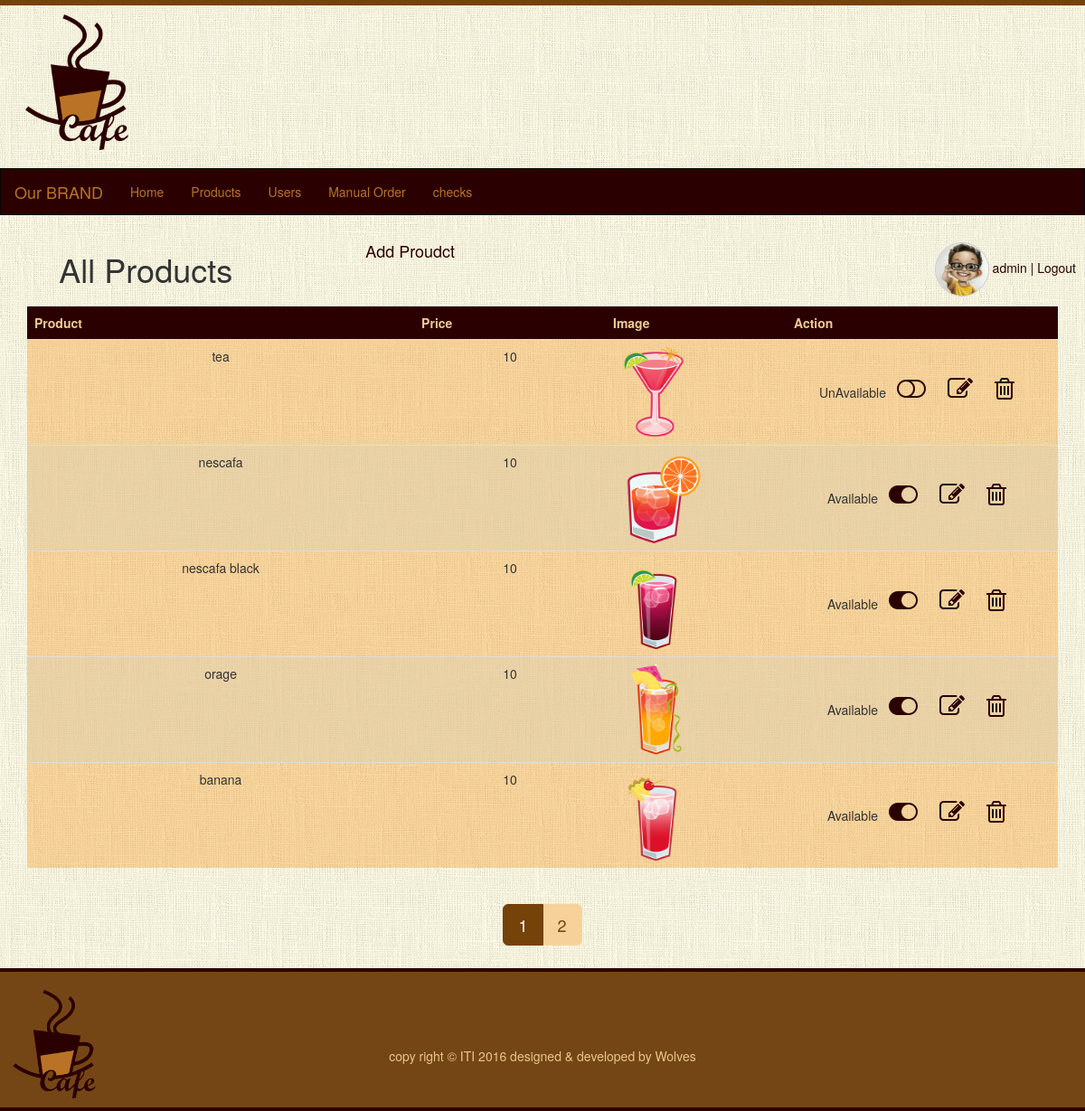
/all-products.php (signed in), run on the app's committed database.
### tables this page shows
CREATE TABLE IF NOT EXISTS `users` (
  `user_id` int(12) NOT NULL,
  `name` varchar(200) DEFAULT NULL,
  `email` varchar(200) DEFAULT NULL,
  `password` varchar(100) DEFAULT NULL,
  `room_no` int(12) DEFAULT NULL,
  `image` varchar(200) DEFAULT NULL,
  `user_type` varchar(200) NOT NULL,
  `ext` varchar(200) NOT NULL,
  `status` varchar(50) NOT NULL DEFAULT 'active'
);

CREATE TABLE IF NOT EXISTS `products` (
  `product_id` int(12) NOT NULL,
  `product_name` varchar(200) DEFAULT NULL,
  `product_price` float DEFAULT NULL,
  `category_id` int(12) DEFAULT NULL,
  `status` enum('available','unavailable') DEFAULT NULL,
  `display` enum('yes','no') DEFAULT NULL,
  `image` varchar(200) DEFAULT NULL
);

### include/classes_header.php (called while the page is built, shortened)
<?php
   include __DIR__."/dblib.php";
   include __DIR__."/shared_classes.php";
   $admin = new admin();
   $shared = new sharedmethods();
?>

### include/shared_classes.php (called while the page is built, shortened)
<?php
class sharedmethods{
	 function getUserData($id){
	    $data=array();
		$res=$GLOBALS['db']->select("users",$data,"user_id='{$id}'");
        if(empty($res)){
	           	return 0;
	        }else{
	            return $res;
	        }
	 }
}
?>

### include/dblib.php (called while the page is built, shortened)
<?php
require_once(__DIR__.'/dbconn.php');
class dbmethods {
    private $link = null;
    public function __construct() {
        $this->db = Database::getInstance();
        $this->link = $this->db->getConnection();
    }
    public function select($table, $outFields = array(), $condition = "") {
        $outFieldsSql = "";
        $data = array();
        if (empty($outFields)) {
            $outFieldsSql = "*";
        } else {
            $outFieldsSql = implode($outFields, " , ");
        }
        $sql = "SELECT " . $outFieldsSql . " FROM " . $table . " WHERE " . $condition;
        $result = mysqli_query($this->link, $sql);
        if ($result) {
            while ($row = mysqli_fetch_array($result)) {
                $data[] = $row;
            }
        }
        return $data;
    }
}
?>

### include/dbconn.php (called while the page is built, shortened)
<?php
class Database {
	private $_connection;
	private static $_instance;
	private $_host = "localhost";
	private $_username = "adminb745Saf";
	private $_password = "WCRaGCet71TQ";
	private $_database = "cafeteria";
	public static function getInstance() {
		if(!self::$_instance) {
			self::$_instance = new self();
		}
		return self::$_instance;
	}
	private function __construct() {
		$this->_connection = new mysqli($this->_host, $this->_username,
			$this->_password, $this->_database);
	}
	public function getConnection() {
		return $this->_connection;
	}
}
?>

### include/proudct_class.php (called while the page is built, shortened)
<?php
class ProudctDB{
	function select_products(){
      $query=$GLOBALS['db']->select("products","","display='yes' LIMIT  {$GLOBALS['start_from']}, {$GLOBALS['num_rec_per_page']} ");
      return $query;
	}
	function select_products_All(){
      $query=$GLOBALS['db']->select("products","","display='yes' ");
      return $query;
	}
}
?>

### all-products.php (the view, shortened to what this page needs)
<?php
 require_once __DIR__."/include/header.php" ;
  $result=$admin->select_products();
  $res_all=$admin->select_products_All();
  $total_records = count($res_all);
  $total_pages = ceil($total_records / $GLOBALS['num_rec_per_page']);
?>
<div class="container">
<div class="row">
	<div class="col-sm-3">
		<h1>All Products</h1>
	</div>
	<div class="col-sm-3">
   <h4><a href="add-product.php">Add Proudct</a></h4>
  </div>
</div>
<div class="table-responsive">
			<table class="table table-striped ">
			<tr>
                <th>Product</th>
				<th>Price</th>
				<th style="width:200px" width="200">Image</th>
				<th style="width:300px" width="300">Action</th>
			</tr>
			<?php
			          if($result){
		foreach($result as $row) {
				$product_id=$row['product_id'];
				$product_name=$row['product_name'];
				$product_price=$row['product_price'];
				$status=$row['status'];
				$image=$row['image'];
				echo "<tr id='row$product_id'>";
				echo "<td>$product_name</td>";
				echo "<td>$product_price</td>";
				echo "<td><img class='img-rounded img-responsive thumb'  src='uploads/$image' ></td>";
				echo '<td>';
				if($status == "unavailable"){
				echo '<span id="statusspan'.$product_id.'" >UnAvailable</span><a href="javascript:void(0);" class="text-danger" onclick="changeProudctStatusAvail('.$product_id.')" id="status'.$product_id.'"><i class="fa fa-toggle-off fa-3x"></i></a>';}
				else{
				echo '<span id="statusspan'.$product_id.'" >Available</span><a href="javascript:void(0);" class="text-success" onclick="changeProudctStatusUnAvail('.$product_id.')" id="status'.$product_id.'"><i class="fa fa-toggle-on fa-3x"></i></a>';
				}
				echo '<a href="javascript:void(0);" class="text-primary" onclick="editProudct('.$product_id.')" id="edit'.$product_id.'"><i class="fa fa-pencil-square-o fa-3x"></i></a>';
				echo '<a href="javascript:void(0);" class="text-danger" onclick="deleteProudct('.$product_id.')" id="delete'.$product_id.'"><i class="fa fa-trash-o fa-3x"></i></a>';
				echo '</td>';
				echo "</tr>";
			}
			}
			?>
		</table>
		</div></div>
			<ul class="pagination  pagination-lg col-sm-offset-6">
			<?php
      for ($i=1; $i<=$total_pages; $i++) {
            echo " <li ";
            if($i==$GLOBALS['page']){echo " class='active'" ; }
            echo "><a href='all-products.php?page=$i' >$i</a></li>";
      }
?>
			</ul>
<?php include "include/footer.php" ;?>

### include/header.php (shortened to what this page needs)
<?php
   include "include/classes_header.php";
?>
<!DOCTYPE html>
<html lang="en">
<head>
    <link rel="stylesheet" href="Assets/css/bootstrap.css">
    <link rel="stylesheet" href="Assets/css/style.css" />
    <link rel="stylesheet" href="Assets/font-awesome-4.5.0/css/font-awesome.css">
    <link rel="stylesheet" href="//code.jquery.com/ui/1.11.4/themes/smoothness/jquery-ui.css">
</head>
<body>
<div class="container-fluid text-center">
<img src="Assets/img/logo.png" class="logo pull-left">
<p class="clearfix"></p>
<?php
 $user=$shared->getUserData($_SESSION['user_id']);
 ?>
<nav class="navbar navbar-inverse" >
		<div class="navbar-header"><a class="navbar-brand" href="#">Our BRAND</a></div>
		<div class="navbar-collapse collapse">
		  <?php if($_SESSION['usertype']=='admin'){ ?>
			<ul class="nav navbar-nav">
				<li><a href="index.php">Home</a></li>
				<li><a href="all-products.php">Products</a></li>
				<li><a href="all-users.php">Users</a></li>
				<li><a href="order-admin.php">Manual Order</a></li>
				<li><a href="checks.php">checks</a></li>
    		</ul>
    	  <?php } ?>
		</div>
</nav>
<div class="user_data pull-right">
	<img src="uploads/<?php echo $user[0]['image'] ;?>" alt=''/>
	<a href=""><?php echo $user[0]['name'] ;?></a>
	<a href="logout.php"> | Logout</a>
</div>

### include/footer.php (shortened to what this page needs)
<div class='col-lg-12 footer'>
</div>
</div>
<div class='container-fluid foot'>
        <div class="copy">copy right &copy; ITI 2016 designed & developed by Wolves</div>
        <img src="Assets/img/logo.png" class="footerimg  pull-left" >
    </div>
</body>
</html>

### Assets/css/style.css (style rules this page uses)
body { background: url(../img/bg.jpg) ; border-top: solid 6px #75420A; }
body .navbar { border-radius: 0px; }
.user_data { margin: 10px; }
.user_data img { width: 60px; height: 60px; border-radius: 5px; border:solid 1px #ccc; border-radius: 100%; }
body .thumb { width:100px;height:100px;border-radius:5px; }
.logo { width: 150px; margin: 10px; }
.container-fluid { padding-right: 0px; padding-left: 0px; }
.navbar-inverse { background-color: #2B0000; }
.navbar-inverse .navbar-nav > li > a { color: #BA7326; }
.navbar-inverse .navbar-brand { color: #BA7326; }
a { color: #2B0000; text-decoration: none; }
.table-striped > tbody > tr:nth-child(odd) { background-color: rgba(228, 193, 137, 0.64); }
.table-striped > tbody > tr:nth-child(even) { background-color: rgba(245, 143, 18, 0.33); }
body .table-striped > tbody > tr:first-child { background: rgb(43, 0, 0); color: #F1CC92; }
body .fa-3x { font-size: 2em; color: #2B0000; margin: 33px 12px; }
.pagination > .active > a, .pagination > .active > span, .pagination > .active > a:hover, .pagination > .active > span:hover, .pagination > .active > a:focus, .pagination > .active > span:focus { background-color: #75420A; border-color: #75420A; }
.pagination > li > a, .pagination > li > span { color: #75420A; text-decoration: none; background-color: #F6D29A; border: 1px solid #F9D69E; }
.footerimg { width: 120px; height:120px; }
.foot { background: rgb(117, 70, 21); border-top: solid 4px #2B0000; border-bottom: solid 4px #2B0000; }
.copy { color: #E8C68A; text-align: center; position: relative; top: 83px; }

### data on the page
users: image (picture), name "admin"
products: product_name "tea", product_price "10", image (picture)
products: product_name "nescafa", product_price "10", image (picture)
products: product_name "nescafa black", product_price "10", image (picture)
products: product_name "orage", product_price "10", image (picture)
products: product_name "banana", product_price "10", image (picture)
